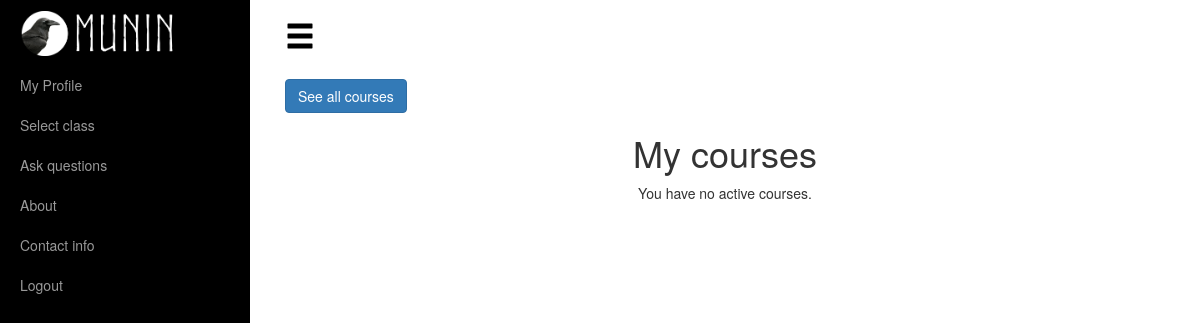
Page /subjects/ (signed in) on the earlier database version.
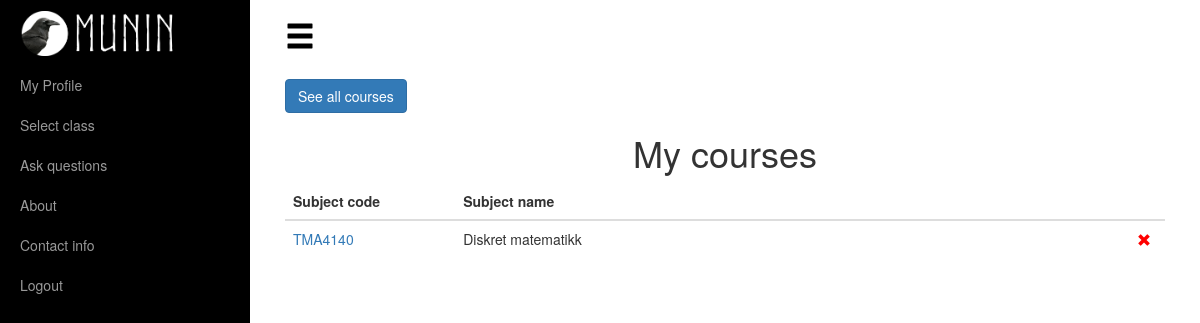
Same page on the later database version.
### apps/questions/models.py (models this page shows, shortened)
class CourseInfo(models.Model):
    students = models.ManyToManyField(User, blank=True)
    course = models.OneToOneField(Course)

class Course(models.Model):
    name = models.CharField(max_length=50)
    course_id = models.CharField(max_length=7)
    lecturer = models.ForeignKey(User)
    YEAR_CHOICES = []
    for r in range(2000, (datetime.datetime.now().year + 2)):
        YEAR_CHOICES.append((r, r))
    year = models.IntegerField(choices=YEAR_CHOICES)
    about = models.TextField(blank=True)
    examDate = models.DateField(blank=True, null=True)

### apps/staticpages/views.py (the view, shortened to what this page needs)
# urls.py: url(r'^subjects/$', subject, name="subject"),
def subject(request):
    user = request.user
    user_subjetcs = CourseInfo.objects.all().filter(students__username__contains=user.username)
    user_school = User.objects.filter(username=user).first().school.pk
    available_courses = Course.objects.filter(lecturer__school=user_school)
    user_subjetcs_ids = CourseInfo.objects.all().filter(students__username__contains=user.username).values('course_id')
    return render(request, "staticpages/subjects.html",
                  {'courses': available_courses.exclude(id__in=user_subjetcs_ids),
                   "mysubjects": user_subjetcs}
                  )

### apps/registration/models.py (called while the page is built)
    def __str__(self):
        return self.username

### apps/staticpages/models.py (called while the page is built)
    def __str__(self):
        return self.abbriviation

### templates/staticpages/subjects.html (shortened to what this page needs)
{% extends "base.html" %}
{% load static %}
{% block content %}
    <div class="align-left" style="padding-top: 25px">
        <a id="" href="search" class="btn btn-primary">See all courses</a>
    </div>
    <h1 class="text-center">My courses </h1>
    <form action="" method="post">
    {% if mysubjects %}
        <div>
        <table class="table table-responsive table-hover">
            <thead>
                <tr>
                    <th>Subject code</th>
                    <th>Subject name</th>
                    <th></th>
                </tr>
            </thead>
            {% for subject in mysubjects %}
            <tbody>
                <tr>
                    <td width="20%"><a href="{{ subject.pk }}">{{ subject.course.course_id }}</a></td>
                    <td width="80%">{{ subject.course.name }}</td>
                    <td><button name="remove" type="submit" value="{{ subject.course.course_id }}"> <span class="glyphicon glyphicon-remove" style="color: red" aria-hidden="true"></span></button></td>
                </tr>
            {% endfor %}
            </tbody>
        </table>
    </div>
    {% else %}
        <p class="text-center">You have no active courses.</p>
    {% endif %}
    </form>
{% endblock content %}

Differences in the rows shown:
added CourseInfo: course.course_id "TMA4140", course.name "Diskret matematikk"
Other differences:
text no longer shown: "You have no active courses."
text now shown: "Subject code Subject name"
